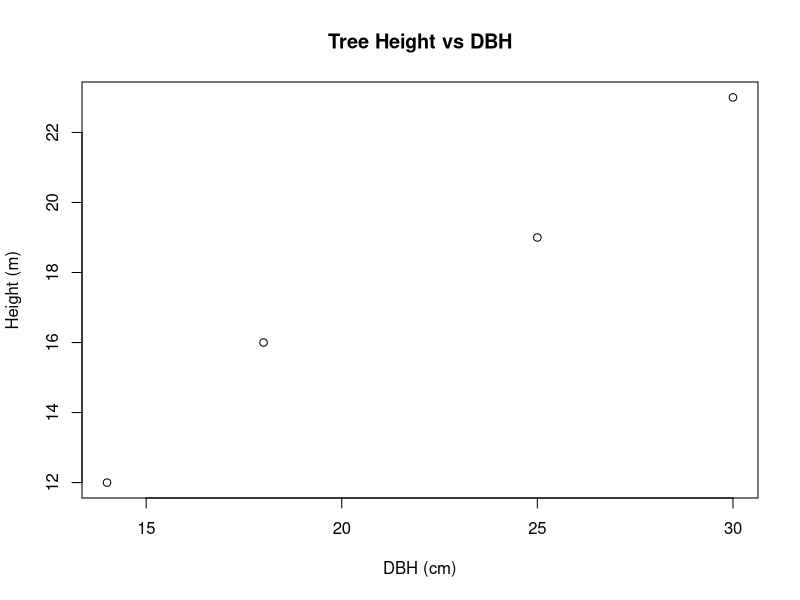

Generate this figure with R:
## ---- chunk 1
# A comment starts with #
print("Hello, R!")
## ---- chunk 2
# A numeric vector of DBH measurements (cm)
dbh_cm <- c(12, 18, 22, 15, 30)

# A character vector of tree species
species <- c("oak", "maple", "pine", "birch", "cedar")

# Access by position (1-based)
dbh_cm[1]

# Basic stats
mean(dbh_cm)
max(dbh_cm)

## ---- chunk 3
trees <- data.frame(
  tree_id = c("T1", "T2", "T3", "T4"),
  species = c("oak", "maple", "pine", "cedar"),
  dbh_cm = c(25, 18, 30, 14),
  height_m = c(19, 16, 23, 12),
  healthy = c(TRUE, FALSE, F, T)
)

trees

## ---- chunk 4
trees$species
trees[1, ]
trees[trees$dbh_cm > 20, ]

## ---- chunk 5
# Convert centimeters to inches
cm_to_in <- function(cm) {
  cm / 2.54
}

cm_to_in(30)

## ---- chunk 6
# Basic scatter plot
plot(trees$dbh_cm, trees$height_m,
     main = "Tree Height vs DBH",
     xlab = "DBH (cm)", ylab = "Height (m)")
## ---- chunk 7
# Basal area in square meters for each tree
# area = pi * (radius_m)^2
radius_m <- (trees$dbh_cm / 100) / 2
basal_area_m2 <- pi * radius_m ^ 2

# Add to the data frame
trees$basal_area_m2 <- basal_area_m2

trees
